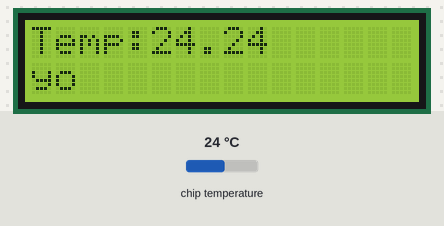
The program below on a simulated Raspberry Pi Pico running MicroPython. Shown: 16×2 character LCD. The inputs (shaded band) are chosen by the test bench; at power-on: chip temperature 24 °C. What the program prints to the serial console is not drawn.

Above: at 2.6 s.
2.7 s: chip temperature set to 1 °C
At 6.8 s:
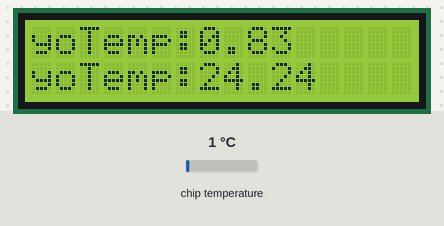
8.7 s: chip temperature set to 11 °C
At 12.6 s:
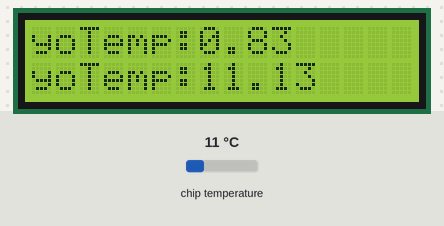
14.7 s: chip temperature set to 22 °C
At 18.6 s:
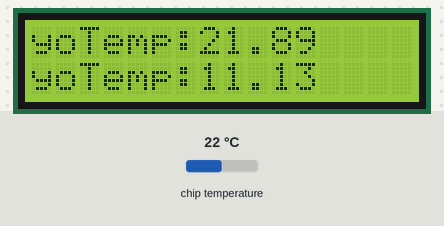
Timing chart, 0 to 20.1 s (numbered marks = the images above; inputs shaded):
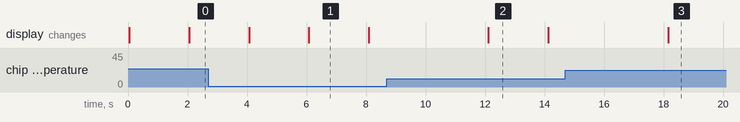

The program:

lcd.py
```python
import utime
#import ds1302
from machine import I2C, Pin
from lcd_api import LcdApi
from pico_i2c_lcd import I2cLcd


I2C_ADDR     = 63
I2C_NUM_ROWS = 2
I2C_NUM_COLS = 16

i2c = I2C(0, sda=machine.Pin(0), scl=machine.Pin(1), freq=400000)
lcd = I2cLcd(i2c, I2C_ADDR, I2C_NUM_ROWS, I2C_NUM_COLS)

#ds = ds1302.DS1302(Pin(2),Pin(3),Pin(4))

#ds.date_time() # returns the current datetime.
#ds.date_time([2023, 3, 2, 0, 8, 17, 0, 0]) # set datetime.

#ds.hour() # returns hour.
#print(ds.date_time())


def read_temp():
    sensor_temp = machine.ADC(4)
    conversion_factor = 3.3 / (65535)
    reading = sensor_temp.read_u16() * conversion_factor
    temperature = 27 - (reading - 0.706)/0.001721
    formatted_temperature = "{:.2f}".format(temperature)
    string_temperature = str("Temp:" + formatted_temperature)
    print(string_temperature)
    utime.sleep(2)
    return string_temperature

while True:

    temperature = read_temp()
    lcd.putstr(temperature+"\nyo")


   # time = utime.localtime()
    #lcd.putstr(str(ds.year()) + "/" +  str(ds.month()) + "/" + str(ds.day()) + " " + str(ds.hour()) + ":" + str(ds.minute()))
```

Measured:
- after the input at 8.7 s, the display: changes after 3.4 s (image 2)
- after the input at 14.7 s, the display: changes after 3.5 s (image 3)
- what the display in image 1 shows lasts 2.0 s, from 6.1 s to 8.1 s
